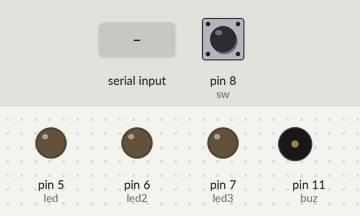
Simulated run of this sketch. Board: Arduino Uno, built with avr-gcc and run on an emulated ATmega328P. Parts: output pins drawn as LEDs (lit = HIGH), buzzer (waves = sounding, pin HIGH). Inputs (shaded band) come from the test bench; at power-on: pin 8 (sw) LOW. What the sketch prints to the serial monitor is not drawn.

Above: at 1.2 s.
1.3 s: "1" received over the second serial link
At 2.2 s:
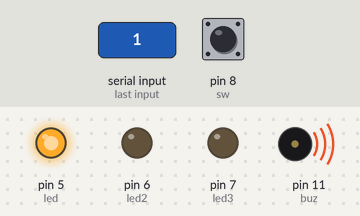
2.8 s: "2" received over the second serial link
At 3.3 s:
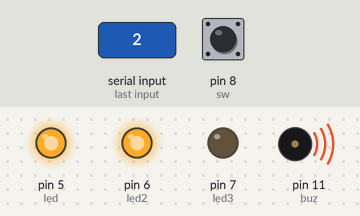
4.3 s: "3" received over the second serial link
At 5.5 s:
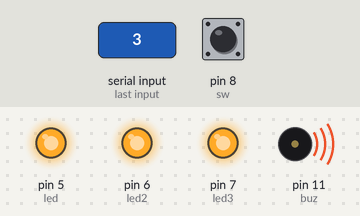
5.8 s: pin 8 (sw) pulled HIGH for 0.15 s
At 6.8 s:
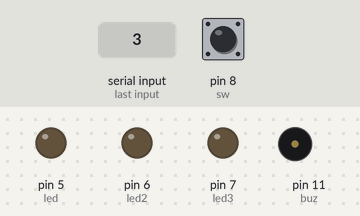
7.4 s: "2" received over the second serial link
At 8.0 s:
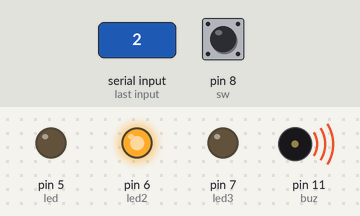
8.9 s: "3" received over the second serial link
At 9.2 s:
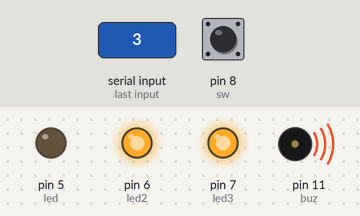
Timing chart, 0 to 11.4 s (numbered marks = the images above; inputs shaded):
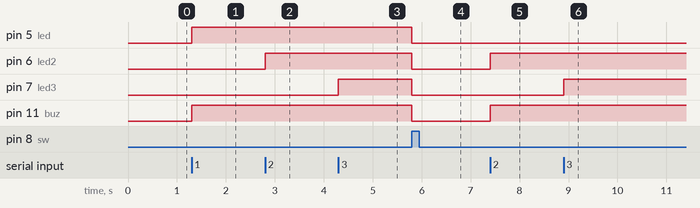

The sketch:

smartpillbox_code.ino
```cpp
#include <SoftwareSerial.h>

SoftwareSerial mySerial(2,3);

int sw=8,led=5, buz=11;
int led2=6;
int led3=7;

//

void setup(){

  pinMode(led,OUTPUT);
  pinMode(led2,OUTPUT);
  pinMode(led3,OUTPUT);
  pinMode(buz,OUTPUT);
  pinMode(sw,INPUT);

  Serial.begin(9600);

  mySerial.begin(9600);

}

//

void loop(){

  if(mySerial.available()){

    char r=mySerial.read();

    Serial.write(r);

    if(r=='1'){ // 1.아두이노에서 블루투스 신호를 받으면

      digitalWrite(led,HIGH); // 2.피에조에서 소리가 나오고,LED에서 불이 켜지고

      digitalWrite(buz,HIGH);

    }
if(r=='2'){ // 1.아두이노에서 블루투스 신호를 받으면

      digitalWrite(led2,HIGH); // 2.피에조에서 소리가 나오고,LED에서 불이 켜지고

      digitalWrite(buz,HIGH);

    }
    if(r=='3'){ // 1.아두이노에서 블루투스 신호를 받으면

      digitalWrite(led3,HIGH); // 2.피에조에서 소리가 나오고,LED에서 불이 켜지고

      digitalWrite(buz,HIGH);

    }
  }

  //

  if(Serial.available()){

    mySerial.write(Serial.read());

  }

  //

  if(digitalRead(sw)){ // 3.스위치를 누르면 소리와 불이 꺼지는

    digitalWrite(led,LOW);
    digitalWrite(led2,LOW);
    digitalWrite(led3,LOW);
    digitalWrite(buz,LOW);

  }

}
```

Measured:
- after the input at 1.3 s, pin 5 (led), pin 11 (buz): LOW → HIGH at once
- after the input at 2.8 s, pin 6 (led2): LOW → HIGH at once
- after the input at 4.3 s, pin 7 (led3): LOW → HIGH at once
- after the input at 5.8 s, pin 5 (led), pin 6 (led2), pin 7 (led3), pin 11 (buz): HIGH → LOW at once
- after the input at 7.4 s, pin 6 (led2), pin 11 (buz): LOW → HIGH at once
- after the input at 8.9 s, pin 7 (led3): LOW → HIGH at once
